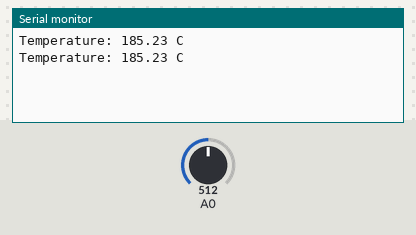
Recording of a sketch running on a simulated Arduino Uno, built with avr-gcc and run on an emulated ATmega328P. Parts: the last lines printed to the serial monitor. The test bench sets the inputs (shaded band); at power-on: A0 = 512.

Above: at 1.8 s.
1.9 s: A0 set to 716
At 2.8 s:
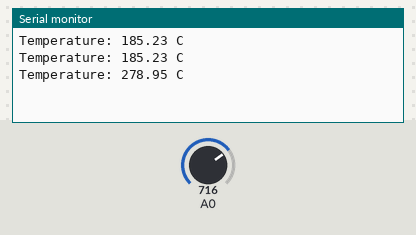
3.4 s: A0 set to 900
At 4.4 s:
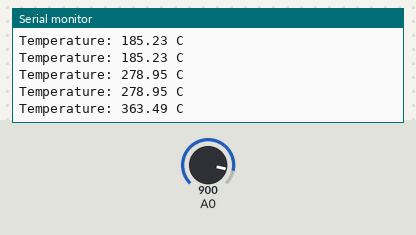
Timing chart, 0 to 6.4 s (numbered marks = the images above; inputs shaded):
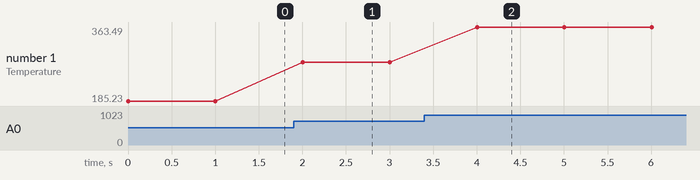

The sketch:

Temperature_Sensor.ino
```cpp
void setup() {
  Serial.begin(9600); // เริ่มต้น Serial Monitor
}

void loop() {
  int sensorValue = analogRead(A0); // อ่านค่าเซนเซอร์
//  float voltage = sensorValue * (5.0 / 1023.0); // แปลงค่า Analog เป็น Voltage
//  float temperatureC = voltage * 100; // แปลง Voltage เป็น อุณหภูมิ (Celsius)
  float voltage = sensorValue * (4.7 / 1023.0);
  float temperatureC = (voltage - 0.5) * 100;

  Serial.print("Temperature: ");
  Serial.print(temperatureC);
  Serial.println(" C");

  delay(1000); // หน่วงเวลา 1 วินาที
}
```

Measured:
- after the input at 1.9 s, the serial monitor: prints a new line after 0.10 s (image 1)
- after the input at 3.4 s, the serial monitor: prints a new line after 0.60 s (image 2)
- plotted number 1: 185.23 → 278.95 after the input at 1.9 s, 278.95 → 363.49 after the input at 3.4 s
